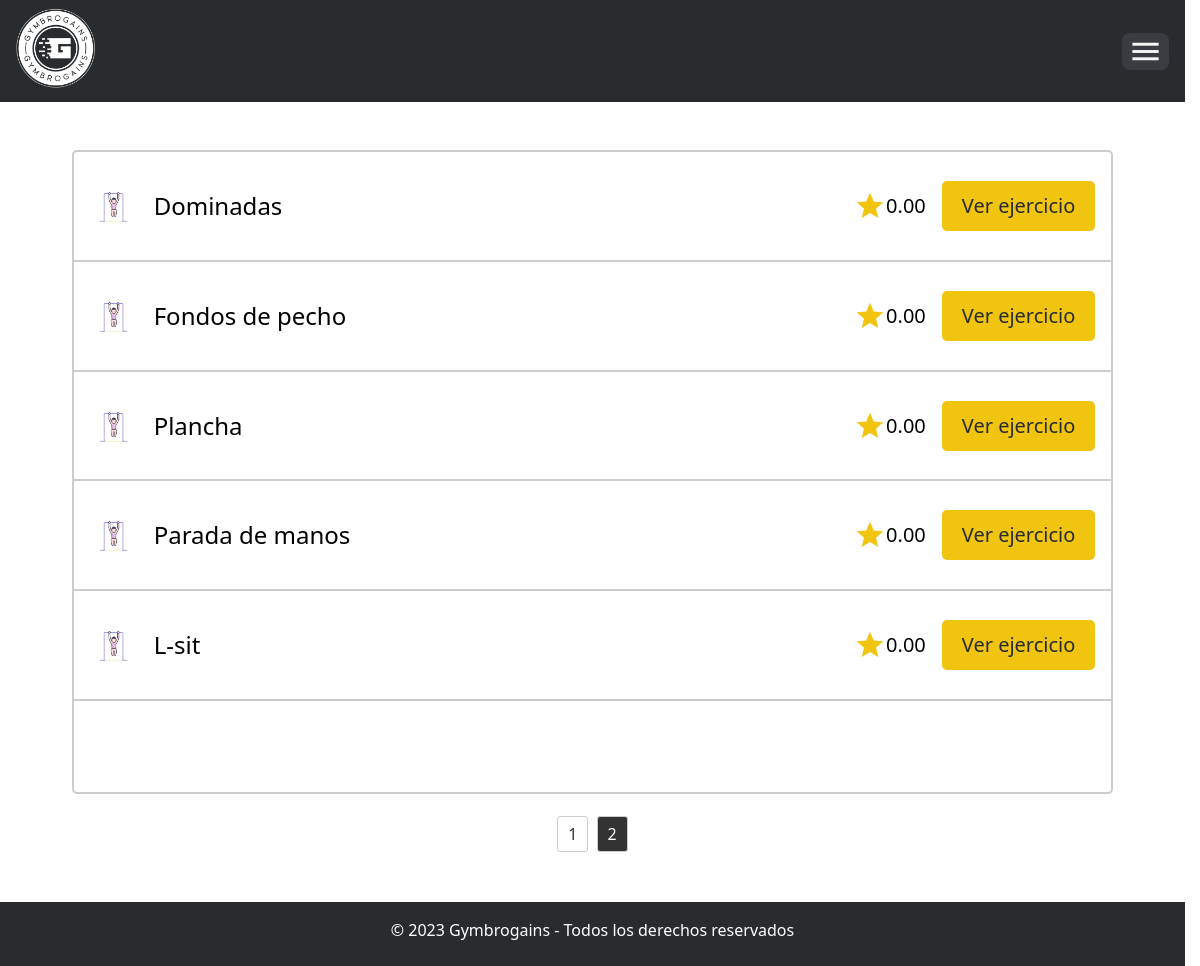
The page /exercises.php?page=2 on the database its author committed.
### tables this page shows
CREATE TABLE `exercises` (
  `ExerciseID` int(11) NOT NULL AUTO_INCREMENT,
  `ExerciseName` varchar(255) NOT NULL,
  `ExerciseDescription` text NOT NULL,
  `Category` varchar(15) NOT NULL,
  `AverageRating` decimal(3, 2) DEFAULT 0.00,
  PRIMARY KEY (`ExerciseID`)
);

### exercises.php (the view, shortened to what this page needs)
<?php
require_once __DIR__ . "/includes/session.php";
$results_per_page = 5;
try {
  $conn = $db->connect();
  $sql = "SELECT COUNT(*) as total FROM exercises";
  $stmt = $conn->prepare($sql);
  if (!$stmt->execute()) {
    throw new Exception("Ha ocurrido un error al cargar los ejercicios...");
  }
  $result = $stmt->get_result();
  $row = $result->fetch_assoc();
  $total_results = $row['total'];
  $total_pages = ceil($total_results / $results_per_page);
  $page = isset($_GET['page']) ? $_GET['page'] : 1;
  $offset = ($page - 1) * $results_per_page;
  $sql = "SELECT * FROM exercises ORDER BY AverageRating DESC LIMIT $offset, $results_per_page";
  $stmt = $conn->prepare($sql);
  if (!$stmt->execute()) {
    throw new Exception("Ha ocurrido un error al cargar los ejercicios...");
  }
  $result = $stmt->get_result();
  $exercises = $result->fetch_all(MYSQLI_ASSOC);
} catch (Exception $e) {
  $error_message = $e->getMessage();
}
?>
<!DOCTYPE html>
<html lang="es">
<head>
  <link rel="stylesheet" href="./fonts/css/index.css" />
  <link rel="stylesheet" href="./css/normalize.css" />
  <link rel="stylesheet" href="./css/global.css" />
  <link rel="stylesheet" href="./css/header.css" />
  <link rel="stylesheet" href="./css/footer.css" />
  <link rel="stylesheet" href="./css/exercises-list.css" />
</head>
<body>
  <header>
    <div class="header-container">
      <div class="header-logo">
        <a href="./index.php">
          <img src="./images/logo/white.webp" alt="Gymbrogains" />
        </a>
      </div>
      <button id="show-menu">
        <span class="material-icons"> menu </span>
      </button>
    </div>
  </header>
  <main>
    <section id="exercises-list-section">
      <?php if (!isset($error_message)) { ?>
        <ul id="exercises-list">
          <?php foreach ($exercises as $exercise) { ?>
            <li class="exercise">
              <div class="exercise-category-name">
                <img src="./images/exercises/icons/<?php echo $exercise['Category']; ?>.webp" alt="<?php echo $exercise['ExerciseName']; ?>, <?php echo $exercise['Category'] ?>" />
                <h2 class="exercise-name">
                  <?php echo $exercise['ExerciseName']; ?>
                </h2>
              </div>
              <div class="exercise-info">
                <p class="exercise-rating">
                  <span class="material-icons"> star </span>
                  <span class="exercise-rating-value"><?php echo $exercise['AverageRating']; ?></span>
                </p>
                <a href="./exercise.php?id=<?php echo $exercise['ExerciseID']; ?>" class="exercise-button">Ver ejercicio</a>
              </div>
            </li>
        </ul>
      <?php } ?>
    <?php } else { ?>
      <div class="error-message-container">
        <p class="error-message"><?php echo $error_message; ?></p>
      </div>
    <?php } ?>
    </section>
    <div class="pagination">
      <?php
      $i = 1;
      do { ?>
        <a href="exercises.php?page=<?php echo $i; ?>" class="page-link"><?php echo $i; ?></a>
      <?php
        $i++;
      } while ($i <= $total_pages) ?>
    </div>
  </main>
  <footer>
    <div class="footer-bottom">
      <p>&copy; 2023 Gymbrogains - Todos los derechos reservados</p>
    </div>
  </footer>
</body>
</html>

### css/global.css (style rules this page uses)
:root { --shark-50: 245 246 246; --shark-100: 228 231 233; --shark-200: 205 209 212; --shark-300: 170 178 182; --shark-400: 127 138 145; --shark-500: 100 111 118; --shark-600: 86 94 100; --shark-700: 73 79 85; --shark-800: 65 69 73; --shark-900: 57 60 64; --shark-950: 41 44 47; }
html { scrollbar-gutter: stable; }
img { max-width: 100%; }
body { font-family: system-ui, -apple-system, BlinkMacSystemFont, "Segoe UI", Roboto, Oxygen, Ubuntu, Cantarell, "Open Sans", "Helvetica Neue", sans-serif; line-height: 1.5; }
main { min-height: 80vh; }
@media only screen and (max-width: 1919px) { body { font-size: 20px; } }
@media only screen and (max-width: 1680px) { body { font-size: 18px; } }
@media only screen and (max-width: 1366px) { body { font-size: 16px; } }

### css/header.css (style rules this page uses)
header { background-color: rgb(var(--shark-950)); color: rgb(var(--shark-50)); display: flex; justify-content: center; padding: 0.5rem 1rem; }
.header-container { display: flex; justify-content: space-between; align-items: center; width: 100%; max-width: 1200px; }
.header-logo { display: flex; align-items: center; width: 80px; }
#show-menu { cursor: pointer; background: rgb(var(--shark-900)); display: flex; border: none; cursor: pointer; font-size: 1.25rem; color: inherit; transition: opacity 0.5s ease-in-out; -webkit-transition: opacity 0.5s ease-in-out; -moz-transition: opacity 0.5s ease-in-out; -ms-transition: opacity 0.5s ease-in-out; -o-transition: opacity 0.5s ease-in-out; border-radius: 0.5rem; -webkit-border-radius: 0.5rem; -moz-border-radius: 0.5rem; -ms-border-radius: 0.5rem; -o-border-radius: 0.5rem; }

### css/footer.css (style rules this page uses)
footer { background: linear-gradient(#4f565c 0%, #292c2f 100%); color: #fff; padding: 1rem 0.5rem; min-height: 2rem; }
.footer-bottom p { font-size: 1rem; margin: 0; text-align: center; line-height: 1.5; }

### css/exercises-list.css (style rules this page uses)
main { font-size: 1rem; display: flex; flex-direction: column; align-items: center; justify-content: center; width: 100%; padding: 1rem; box-sizing: border-box; margin: 2rem 0; }
#exercises-list-section { width: 90%; min-height: 80vh; border: 2px solid #ccc; border-radius: 5px; }
#exercises-list { margin: 0; padding: 0; list-style: none; display: flex; flex-direction: column; align-items: center; width: 100%; }
.exercise { display: flex; align-items: center; justify-content: space-between; flex-wrap: wrap; width: 100%; padding: 1em; box-sizing: border-box; border-bottom: 0.125em solid #ccc; }
.exercise-category-name { width: 50%; }
.exercise-category-name, .exercise-info, .exercise-rating { display: flex; align-items: center; }
.exercise-info { justify-content: end; gap: 1em; }
.exercise-category-name img { width: 3em; margin-right: 1em; }
.exercise-name { font-size: 1.5em; font-weight: 400; }
.exercise-rating span { font-size: 1.25em; }
.exercise-rating span.material-icons { font-size: 2em; color: #f1c40f; }
.exercise-button { padding: 0.5em 1em; background: #f1c40f; color: #292c2f; font-size: 1.25em; font-weight: 500; text-decoration: none; border-radius: 5px; transition: background 0.3s ease; }
.pagination { text-align: center; margin-top: 20px; }
.page-link { display: inline-block; padding: 5px 10px; margin: 2px; border: 1px solid #ccc; background-color: #fff; color: #333; text-decoration: none; border-radius: 3px; transition: background-color 0.3s ease, color 0.3s ease; }
.page-link.active { background-color: #333; color: #fff; }
footer { background: #292c2f; }

### rows shown on the page
exercises: Category (picture), ExerciseName "Dominadas", AverageRating "0.00"
exercises: Category (picture), ExerciseName "Fondos de pecho", AverageRating "0.00"
exercises: Category (picture), ExerciseName "Plancha", AverageRating "0.00"
exercises: Category (picture), ExerciseName "Parada de manos", AverageRating "0.00"
exercises: Category (picture), ExerciseName "L-sit", AverageRating "0.00"
